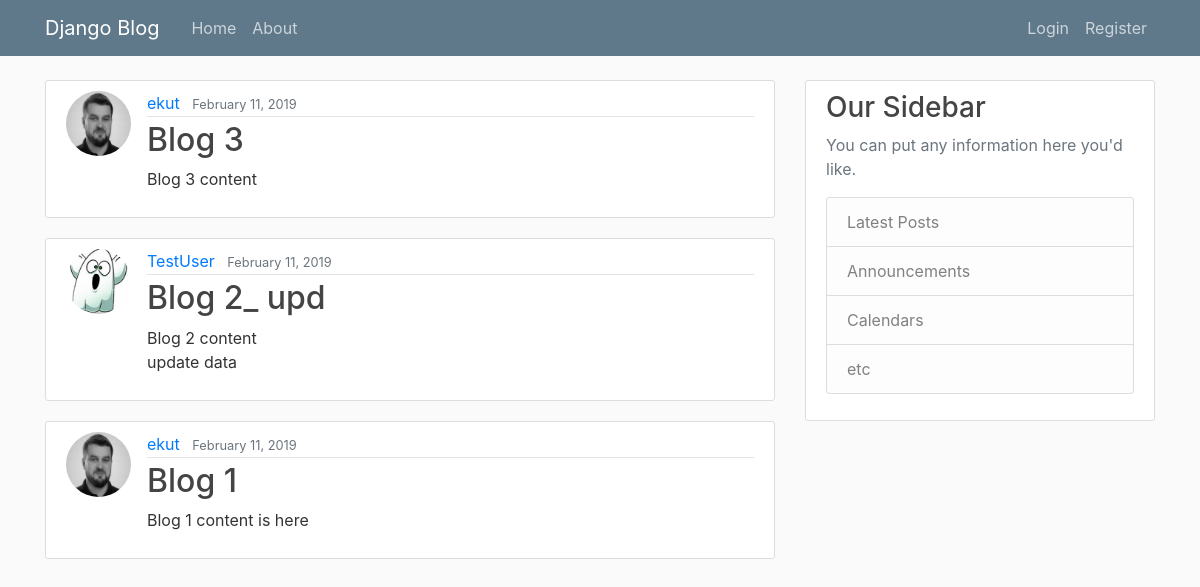
The app's page /, older data.
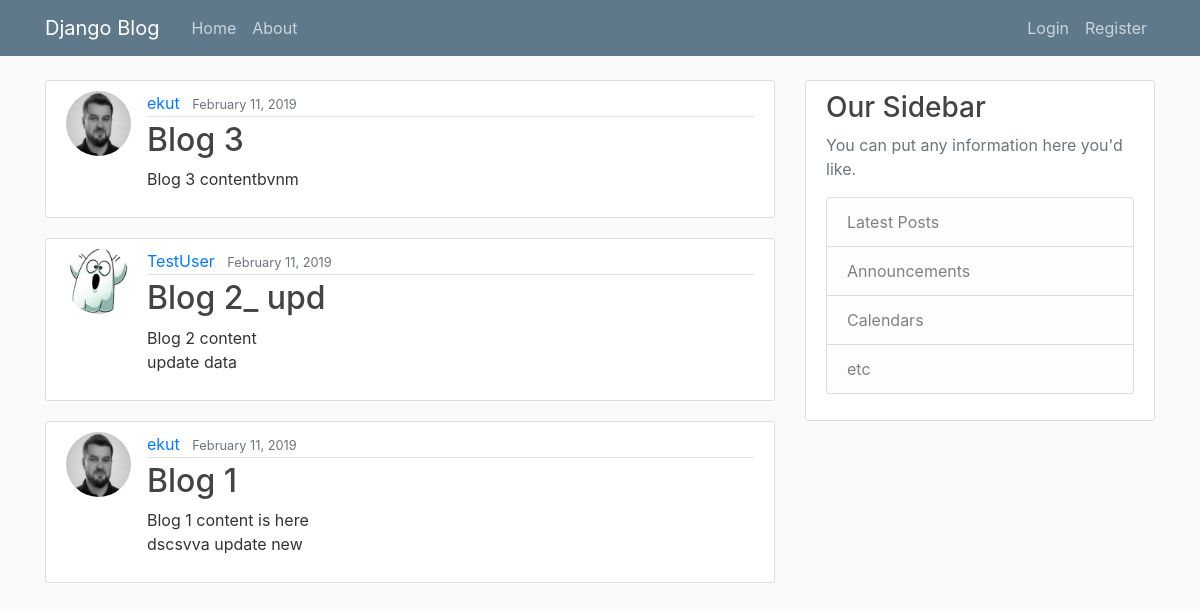
The same page, newer data.
### blog/models.py (models this page shows, shortened)
class Post(models.Model):
    title = models.CharField(max_length=100)
    content = models.TextField()
    date_posted = models.DateTimeField(default=timezone.now)
    author = models.ForeignKey(User, on_delete=models.CASCADE)

### users/models.py (models this page shows, shortened)
class Profile(models.Model):
    user = models.OneToOneField(User, on_delete=models.CASCADE)
    image = models.ImageField(default='default.jpg', upload_to='profile_pics')

### blog/views.py (the view)
# urls.py: path('', PostListView.as_view(), name='blog-home'),
class PostListView(ListView):
    model = Post
    template_name = 'blog/home.html'  # <app>/<model>_<viewtype>.html
    context_object_name = 'posts'
    ordering = ['-date_posted']
    paginate_by = 5

### blog/templates/blog/home.html
{% extends "blog/base.html" %}
{% block content %}
    {% for post in posts %}
        <article class="media content-section">
          <img class="rounded-circle article-img" src="{{ post.author.profile.image.url }}">
          <div class="media-body">
            <div class="article-metadata">
              <a class="mr-2" href="#">{{ post.author }}</a>
              <small class="text-muted">{{ post.date_posted|date:"F d, Y" }}</small>
            </div>
            <h2><a class="article-title" href="{% url 'post-detail' post.id %}">{{ post.title }}</a></h2>
            <p class="article-content">{{ post.content }}</p>
          </div>
        </article>
    {% endfor %}
{% endblock content %}

Row changes from the older to the newer data that the page shows:
changed Post "Blog 3": content "Blog 3 content" → "Blog 3 contentbvnm"
changed Post "Blog 1": content "Blog 1 content is here" → "Blog 1 content is here dscsvva update new"
